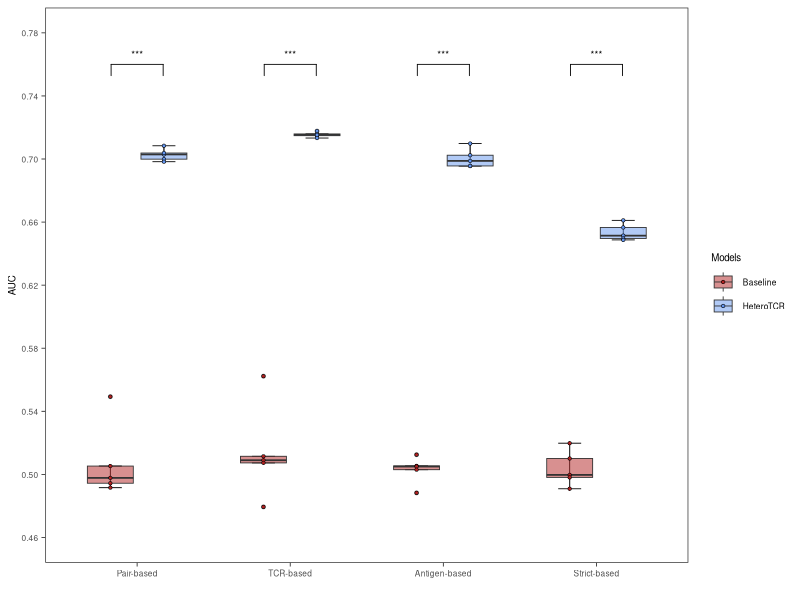

Generate this figure with R:
getwd()

library(ggplot2)
library(ggsignif)
library(ggpubr)
# library(scales)

# squash_axis <- function(from, to, factor) { 
#   trans <- function(x) {    
#     # get indices for the relevant regions
#     isq <- !is.na(x) & x > from & x < to
#     ito <- !is.na(x) & x >= to
#     
#     # apply transformation
#     x[isq] <- from + (x[isq] - from)/factor
#     x[ito] <- from + (to - from)/factor + (x[ito] - to)
#     
#     return(x)
#   }
#   
#   inv <- function(x) {
#     # get indices for the relevant regions
#     isq <- !is.na(x) & x > from & x < from + (to - from)/factor
#     ito <- !is.na(x) & x >= from + (to - from)/factor
#     
#     # apply inverse transformation
#     x[isq] <- from + (x[isq] - from) * factor
#     x[ito] <- to + (x[ito] - (from + (to - from)/factor))
#     
#     return(x)
#   }
#   
#   # return the transformation
#   return(trans_new("squash_axis", trans, inv))
# }


df = read.csv("df_exp4_vdj0.csv")
head(df)

df$Model=factor(df$Model,level=c("Baseline","HeteroTCR"))
df$based=factor(df$based,level=c("Pair-based","TCR-based","Antigen-based","Strict-based"))

p = ggplot(data=df,aes(x=based,y=AUC,fill=factor(Model)))+
    labs(x="",y="AUC",fill="Models")+
    stat_boxplot(geom="errorbar",width=0.3,position=position_dodge(0.7),linewidth=0.3)+
    geom_boxplot(position=position_dodge(0.7),width=0.6,alpha=0.5,outlier.size=1,linewidth=0.3)+
    geom_point(position = position_dodge(0.7), size = 1, shape = 21, stroke=0.3) +
    theme_bw()+
    theme(panel.grid=element_blank(),
          line=element_line(linewidth=0.3),
          axis.text=element_text(family="Helvetica", size=6),
          axis.title=element_text(family="Helvetica", size=7),
          legend.text=element_text(family="Helvetica", size=6),
          legend.title=element_text(family="Helvetica", size=7)) +
    scale_fill_manual(values=c('firebrick','cornflowerblue'))+
    scale_y_continuous(limits=c(0.46,0.78),breaks=seq(0.46,0.78,0.04))+
#     coord_trans(y = squash_axis(0.52, 0.64, 5))+
    geom_signif(annotations=c("***","***","***","***"),
                         y_position=c(0.76,0.76,0.76,0.76),
                         xmin=c(0.83,1.83,2.83,3.83),
                         xmax=c(1.17,2.17,3.17,4.17),
                         tip_length=c(0.03,0.03,0.03,0.03),
                         size=0.3, textsize = 2.5)

ggsave("Figure4_20240502.pdf",p,device = "pdf",width=18,height=7.4,units="cm")
